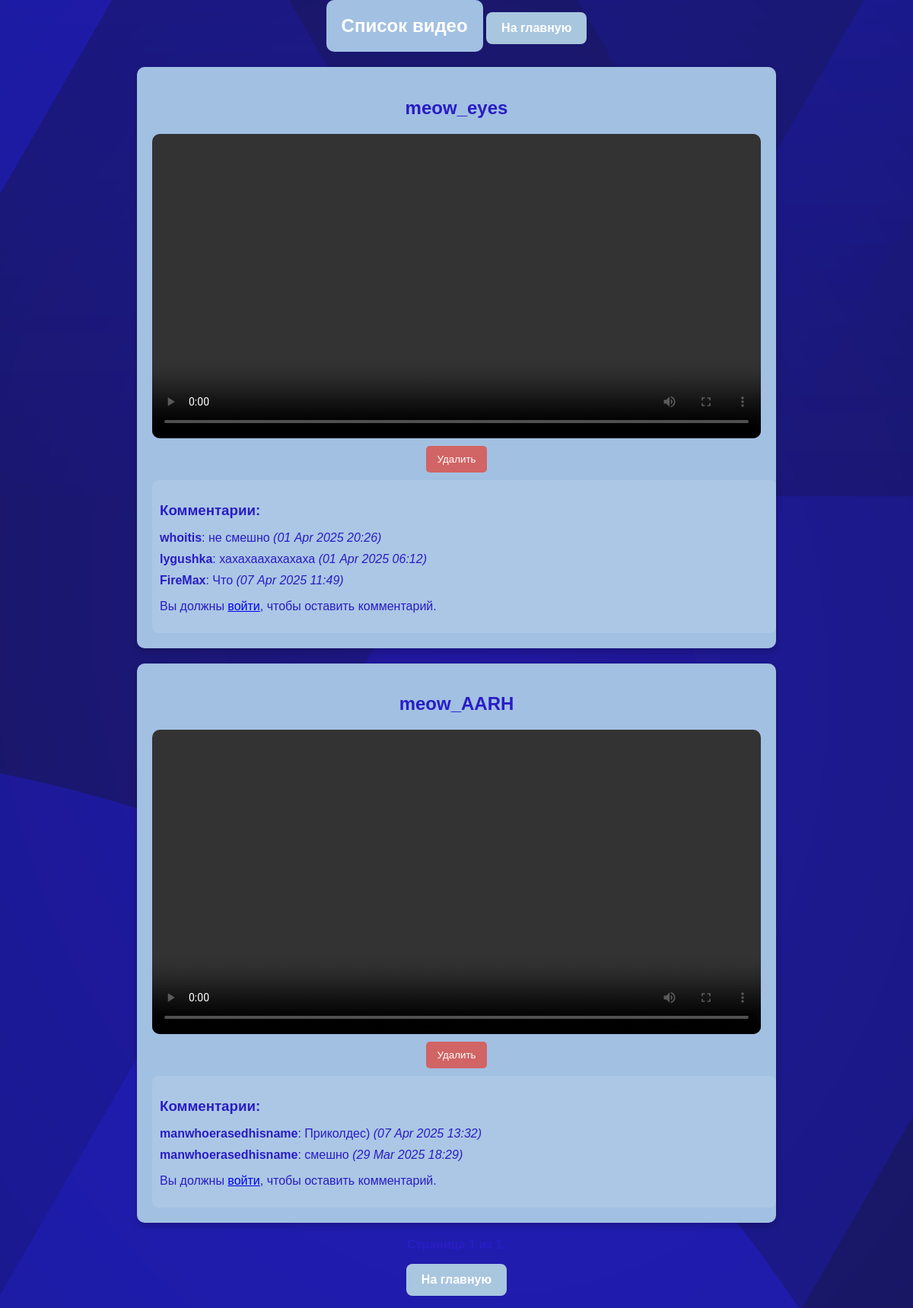
The page / on the database its author committed.
### videos/models.py (models this page shows, shortened)
class Video(models.Model):
    title = models.CharField(max_length=200)
    description = models.TextField()
    uploaded_at = models.DateTimeField(auto_now_add=True)
    user = models.ForeignKey(User, on_delete=models.CASCADE)
    video_file = models.FileField(upload_to='videos/')

class Comment(models.Model):
    video = models.ForeignKey(Video, related_name='comments', on_delete=models.CASCADE)
    user = models.ForeignKey(User, on_delete=models.CASCADE)
    text = models.TextField()
    created_at = models.DateTimeField(auto_now_add=True)

### videos/views.py (the view)
# urls.py: path('', views.video_list, name='video_list'),  # Доступно как 'videos:video_list'
def video_list(request):
    video_list = Video.objects.all()
    paginator = Paginator(video_list, 5)  # Показывать 5 видео на странице
    page_number = request.GET.get('page')
    videos = paginator.get_page(page_number)
    return render(request, 'videos/video_list.html', {'videos': videos})

### videos/templates/videos/video_list.html (shortened to what this page needs)
<!DOCTYPE html>
<html lang="ru">
<head>
    {% load static %}
    <link rel="stylesheet" href="{% static 'css/style2.css' %}">
</head>
<body>
    <header>
        <h1>Список видео</h1>
        <a href="{% url 'home' %}" class="home-link">На главную</a>
    </header>
    <div class="video-grid">
        {% for video in videos %}
            <div class="video-card">
                <h2>{{ video.title }}</h2>
                <div class="video-wrapper">
                    <video controls>
                        <source src="{{ video.video_file.url }}" type="video/mp4">
                    </video>
                </div>
                <form action="{% url 'delete_video' video.id %}" method="post">
                    <button type="submit" class="delete-btn">Удалить</button>
                </form>
                <div class="comments">
                    <h3>Комментарии:</h3>
                    <ul>
                        {% for comment in video.comments.all %}
                            <li>
                                <strong>{{ comment.user.username }}</strong>: {{ comment.text }}
                                <em>({{ comment.created_at|date:"d M Y H:i" }})</em>
                            </li>
                        {% empty %}
                            <li>Нет комментариев.</li>
                        {% endfor %}
                    </ul>
                    {% if user.is_authenticated %}
                        <form method="post" action="{% url 'add_comment' video.id %}">
                            {% csrf_token %}
                            <textarea name="text" required placeholder="Ваш комментарий..."></textarea>
                            <button type="submit">Добавить комментарий</button>
                        </form>
                    {% else %}
                        <p>Вы должны <a href="{% url 'login_view' %}">войти</a>, чтобы оставить комментарий.</p>
                    {% endif %}
                </div>
            </div>
        {% endfor %}
    </div>
    <div class="pagination">
        <span class="current">
        </span>
    </div>
    <p><a href="{% url 'home' %}" class="home-link">На главную</a></p>
</body>
</html>

### videos/static/css/style2.css (style rules this page uses)
body { background: url("../images/background.png") no-repeat center center fixed; background-size: cover; color: rgb(40, 29, 197); font-family: Arial, sans-serif; text-align: center; margin: 0; padding: 0; }
header h1 { background: rgba(0, 0, 0, 0.8); padding: 15px 20px; border-radius: 10px; color: white; font-size: 24px; margin: 0; }
.video-grid { display: flex; flex-direction: column; gap: 20px; margin-top: 20px; align-items: center; }
.video-card { background: #a2c0e2; padding: 20px; border-radius: 10px; width: 90%; max-width: 800px; box-shadow: 0 4px 10px rgba(0, 0, 0, 0.2); }
.video-wrapper { width: 100%; }
.video-wrapper video { width: 100%; height: auto; display: block; border-radius: 10px; }
.delete-btn { background-color: #ff4d4d; color: white; border: none; padding: 10px; border-radius: 5px; cursor: pointer; transition: background-color 0.3s; }
.comments { margin-top: 10px; padding: 10px; background: rgba(255, 255, 255, 0.1); border-radius: 8px; text-align: left; width: 100%; max-width: 800px; max-height: 300px; overflow-y: auto; }
.comments h3 { margin-bottom: 10px; }
.comments ul { list-style-type: none; padding: 0; }
.comments li { margin-bottom: 10px; }
button[type="submit"] { background-color: #d16464; color: white; border: none; padding: 10px 15px; border-radius: 5px; cursor: pointer; margin-top: 10px; transition: background-color 0.3s; }
.pagination { margin-top: 20px; display: flex; justify-content: center; gap: 15px; }
.current { font-weight: bold; }
header h1 { background: #a2c0e2; padding: 20px; border-radius: 10px; display: inline-block; }
.home-link { text-decoration: none; background-color: #a9c6df; color: white; padding: 12px 20px; border-radius: 8px; font-weight: bold; display: inline-block; transition: background-color 0.3s; }

### rows shown on the page
Video: title "meow_eyes"
Comment: user.username "whoitis", text "не смешно", created_at "01 Apr 2025 20:26"
Comment: user.username "lygushka", text "хахахаахахахаха", created_at "01 Apr 2025 06:12"
Comment: user.username "FireMax", text "Что", created_at "07 Apr 2025 11:49"
Video: title "meow_AARH"
Comment: user.username "manwhoerasedhisname", text "Приколдес)", created_at "07 Apr 2025 13:32"
Comment: user.username "manwhoerasedhisname", text "смешно", created_at "29 Mar 2025 18:29"
